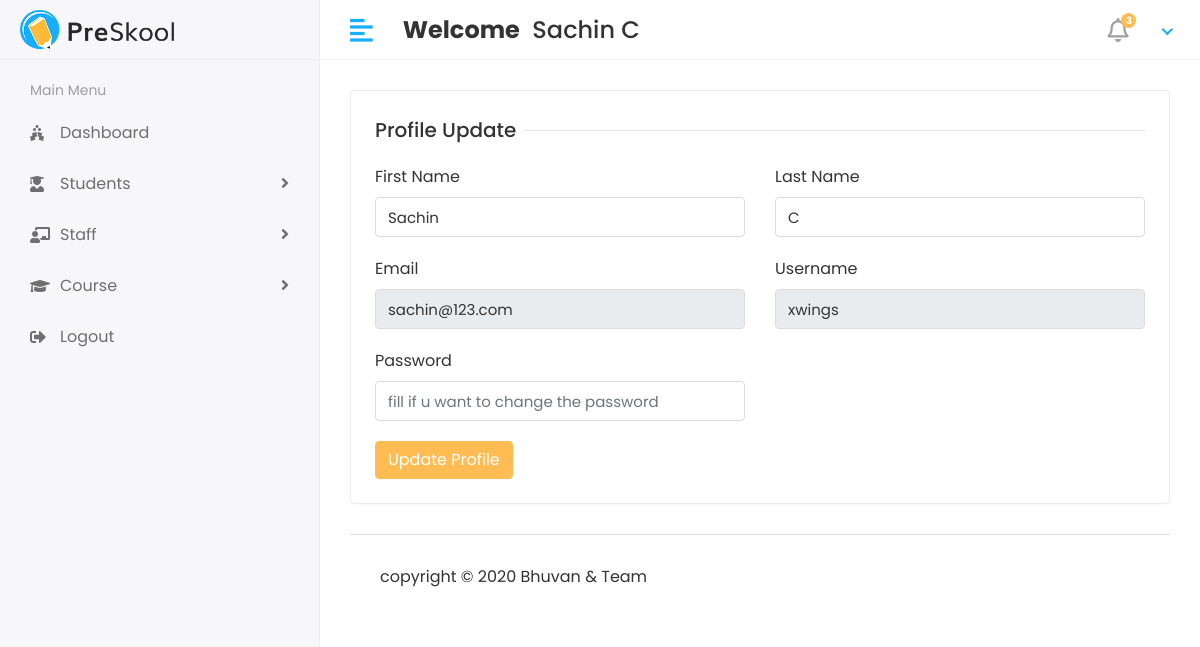
Page /profile (signed in) on the committed database.
### app/models.py (models this page shows)
class CustomUser(AbstractUser):
    USER = (
        (1, 'HOD'),
        (2, 'STAFF'),
        (3, 'STUDENT'),
    )
    user_type = models.CharField(choices=USER, max_length=50, default=1)

### sms/views.py (the view)
# urls.py: path('profile', views.PROFILE, name='profile'),
@login_required(login_url='/')
def PROFILE(request):
    user = CustomUser.objects.get(id=request.user.id)
    context = {
        'user': user,
    }
    return render(request, 'profile.html', context)

### templates/profile.html (shortened to what this page needs)
{% extends 'base.html'%} {% block content %}
<div class="row">
  <div class="col-sm-12">
    <div class="card">
      <div class="card-body">
        <form method="post" action="{% url 'profile_update' %}">
          <div class="row">
            <div class="col-12">
              <h5 class="form-title">
                <span>Profile Update</span>
              </h5>
            </div>
            <div class="col-12 col-sm-6">
              <div class="form-group">
                <label>First Name</label>
                <input
                  type="text"
                  class="form-control"
                  name="first_name"
                  value="{{user.first_name}}"
                />
              </div>
            </div>
            <div class="col-12 col-sm-6">
              <div class="form-group">
                <label>Last Name</label>
                <input
                  type="text"
                  class="form-control"
                  name="last_name"
                  value="{{user.last_name}}"
                />
              </div>
            </div>
            <div class="col-12 col-sm-6">
              <div class="form-group">
                <label>Email</label>
                <input
                  type="email"
                  class="form-control"
                  readonly
                  name="email"
                  value="{{user.email}}"
                />
              </div>
            </div>
            <div class="col-12 col-sm-6">
              <div class="form-group">
                <label>Username</label>
                <input
                  type="text"
                  class="form-control"
                  readonly
                  name="username"
                  value="{{user.username}}"
                />
              </div>
            </div>
            <div class="col-12 col-sm-6">
              <div class="form-group">
                <label>Password</label>
                <input
                  type="password"
                  class="form-control"
                  placeholder="fill if u want to change the password"
                  name="password"
                />
              </div>
            </div>
            <div class="col-12">
              <button type="submit" class="btn btn-primary">
                Update Profile
              </button>
            </div>
          </div>
        </form>
      </div>
    </div>
  </div>
</div>
{% endblock %}

### templates/includes/header.html (shortened to what this page needs)
{% load static %}
<div class="header">
  <div class="header-left">
    <a href="index.html" class="logo">
      <img src="{% static 'assets/img/logo.png' alt='logo' %}" />
    </a>
  </div>
  <a href="javascript:void(0);" id="toggle_btn">
    <i class="fas fa-align-left"></i>
  </a>
  <div class="top-nav-search mt-3">
    <h4>
      <strong>Welcome</strong>&nbsp;
      <span> {{user.first_name}} {{user.last_name}}</span>
    </h4>
  </div>
  <ul class="nav user-menu">
    <li class="nav-item dropdown noti-dropdown">
      <a href="#" class="dropdown-toggle nav-link" data-toggle="dropdown">
        <i class="far fa-bell"></i>
        <span class="badge badge-pill">3</span>
      </a>
    </li>
    <li class="nav-item dropdown has-arrow">
      <a href="#" class="dropdown-toggle nav-link" data-toggle="dropdown">
      </a>
    </li>
  </ul>
</div>

### static/assets/css/style.css (style rules this page uses)
html { height: 100%; }
body { background-color: #fff; color: #333; font-family: 'Poppins', sans-serif; font-size: 1rem; height: 100%; line-height: 1.5; overflow-x: hidden; }
h1, h2, h3, h4, h5, h6 { font-family: 'Poppins', sans-serif; margin-top: 0; }
.form-control { border: 1px solid #ddd; box-shadow: none; color: #333; font-size: 15px; height: 40px; }
a { color: #009ce7; }
input, button, a { transition: all 0.4s ease; -moz-transition: all 0.4s ease; -o-transition: all 0.4s ease; -ms-transition: all 0.4s ease; -webkit-transition: all 0.4s ease; }
input, input:focus, button, button:focus { outline: none; }
input[type=text], input[type=password] { -webkit-appearance: none; -moz-appearance: none; appearance: none; }
.form-group { margin-bottom: 1.25rem; }
ul, ol { padding: 0px; list-style: none; }
.btn-primary { background-color: #FFBC53; border: 1px solid #FFBC53; }
.card { border: 1px solid #ececf5; box-shadow: 0 1px 3px 0 rgba(0, 0, 0, 0.03); margin-bottom: 1.875rem; }
.card-body { padding: 1.5rem; }
.header { background-color: #fff; border-bottom: 1px solid #f3f3f4; left: 0; position: fixed; right: 0; top: 0; z-index: 1001; height: 60px; }
.header .header-left { float: left; height: 60px; padding: 0 20px; position: relative; width: 320px; z-index: 1; transition: all 0.2s ease-in-out; background-color: #f7f7fa; border-bottom: 1px solid #efefef; border-right: 1px solid #ececf5; display: flex; align-items: center; }
.header .header-left .logo { display: inline-block; line-height: 60px; }
.header .header-left .logo img { max-height: 40px; width: auto; }
.header .dropdown-toggle:after { display: none; }
.header .has-arrow .dropdown-toggle:after { border-top: 0; border-left: 0; border-bottom: 2px solid #18aefa; border-right: 2px solid #18aefa; content: ''; height: 8px; display: inline-block; pointer-events: none; -webkit-transform-origin: 66% 66%; -ms-transform-origin: 66% 66%; transform-origin: 66% 66%; -webkit-transform: rotate(45deg); -ms-transform: rotate(45deg); transform: rotate(45deg); -webkit-transition: all 0.15s ease-in-out; transition: all 0.15s ease-in-out; width: 8px; vertical-align: 0px; }
.user-menu { float: right; margin: 0; position: relative; z-index: 99; padding-right: 15px; }
.user-menu.nav > li > a { color: #a0a0a0; font-size: 14px; line-height: 58px; padding: 0 15px; height: 60px; }
.top-nav-search { float: left; margin-left: 15px; }
.user-menu.nav > li > a .badge { background-color: #FFBC53; display: block; font-size: 10px; font-weight: bold; height: 15px; width: 15px; position: absolute; right: 7px; top: 13px; color: #fff; padding: 3px; }
.user-menu.nav > li > a > i { font-size: 1.5rem; line-height: 60px; }
.form-title { width: 100%; max-width: 100%; padding: 0; font-size: 1.25rem; font-weight: 500; line-height: inherit; color: #333; white-space: normal; position: relative; display: block; margin-bottom: 20px; }
.form-title:before { content: ""; position: absolute; left: 0px; right: 0px; height: 1px; top: 50%; background-color: rgba(0, 0, 0, 0.1); }
.form-title span { padding: 0px 0.5rem 0 0; background-color: #fff; display: inline-block; z-index: 2; position: relative; }
@media (min-width: 992px) { #toggle_btn { align-items: center; color: #18aefa; display: inline-flex; float: left; font-size: 26px; height: 60px; justify-content: center; margin-left: 15px; padding: 0 15px; } }

### rows in the picture
CustomUser: first_name "Sachin", last_name "C", email "sachin@123.com", username "xwings"
